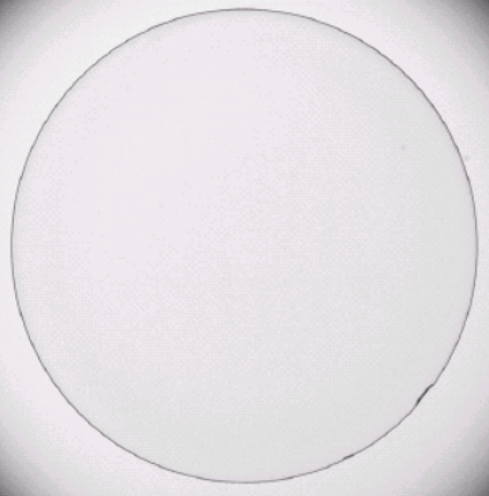
#> input picture Lecture/Lecture34/Lec02_code/circle.png, 489 x 496 px
$ python edge2.py
#> lines starting #> are read from the running program, lines starting #| are printed output that depends on the picture; after the words box and inside, x2 and y2 are one past the last pixel; in counts of white or black regions, pixels touching at a corner belong together
import matplotlib.pyplot as plt
import numpy as np
from skimage import io, color
import matplotlib.pyplot as plt
image = io.imread('circle.png')
#> image is the input picture: shape (496, 489, 3); mean R, G, B 229, 225.1, 229
image = color.rgb2gray(image)
#> image: shape (496, 489) float64

# 纵向边缘检测
kernel_h = np.array([-1, 0, 1])

m, n = image.shape
#> m = 496; n = 489
image_h = np.zeros((m, n))

for i in range(m):
    for j in range(1,n-1):
        image_h[i][j] = np.sum(image[i, j - 1:j + 2] * kernel_h)
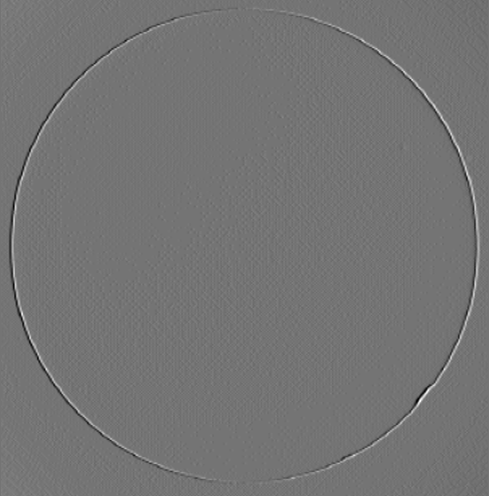
#> image_h: shape (496, 489) float64; min -0.361, max 0.429, mean -0.000157; drawn with min black and max white

# 负梯度也是边缘信息，所以需要保留
image_h = abs(image_h)
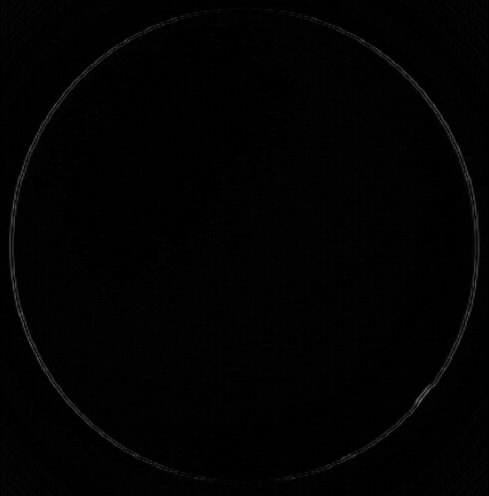
#> image_h: shape (496, 489) float64; min 0, max 0.429, mean 0.00942

theshold = 0.1
image_h = image_h > theshold
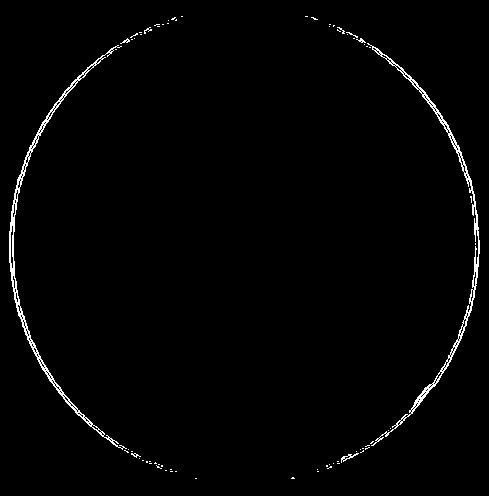
#> image_h: shape (496, 489) bool; 1.5% white in thin lines or dots, all inside (x1, y1, x2, y2) = (9, 16, 480, 479)
plt.imshow(image_h, cmap='gray')
plt.title('vertical')
plt.show()

# 横向边缘检测
kernel_v = kernel_h.reshape(-1, 1)

image_v = np.zeros((m, n))

for i in range(1, m-1):
    for j in range(n-1):
        image_v[i][j] = np.sum(image[i-1:i+2, j].reshape(-1, 1)*kernel_v)
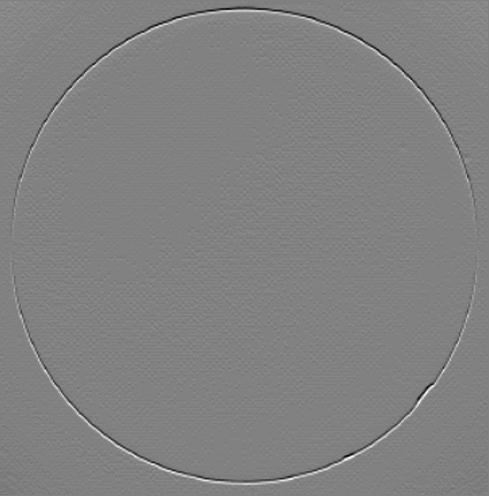
#> image_v: shape (496, 489) float64; min -0.355, max 0.341, mean -6.18e-05; drawn with min black and max white

image_v = abs(image_v)
image_v = image_v > theshold
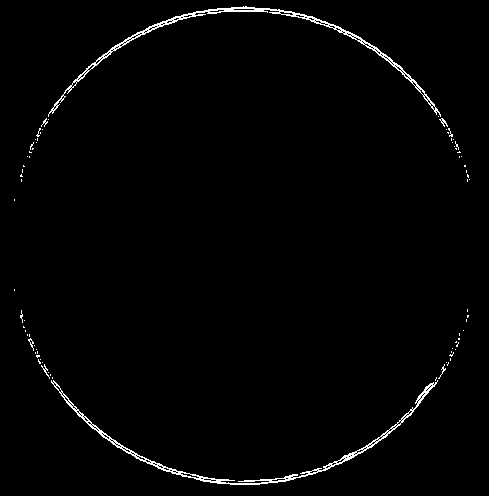
#> image_v: shape (496, 489) bool; 1.5% white in thin lines or dots

plt.imshow(image_v, cmap='gray')
plt.title('horizontal')
plt.show()

print(image_h.shape)
#| (496, 489)
print(image_v.shape)
#| (496, 489)


image_all = image_v + image_h
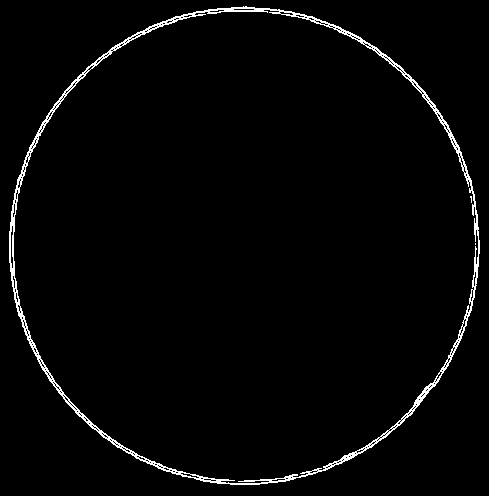
#> image_all: shape (496, 489) bool; 2.3% white in thin lines or dots
plt.imshow(image_all, cmap='gray')
plt.title('All edge')
plt.show()
